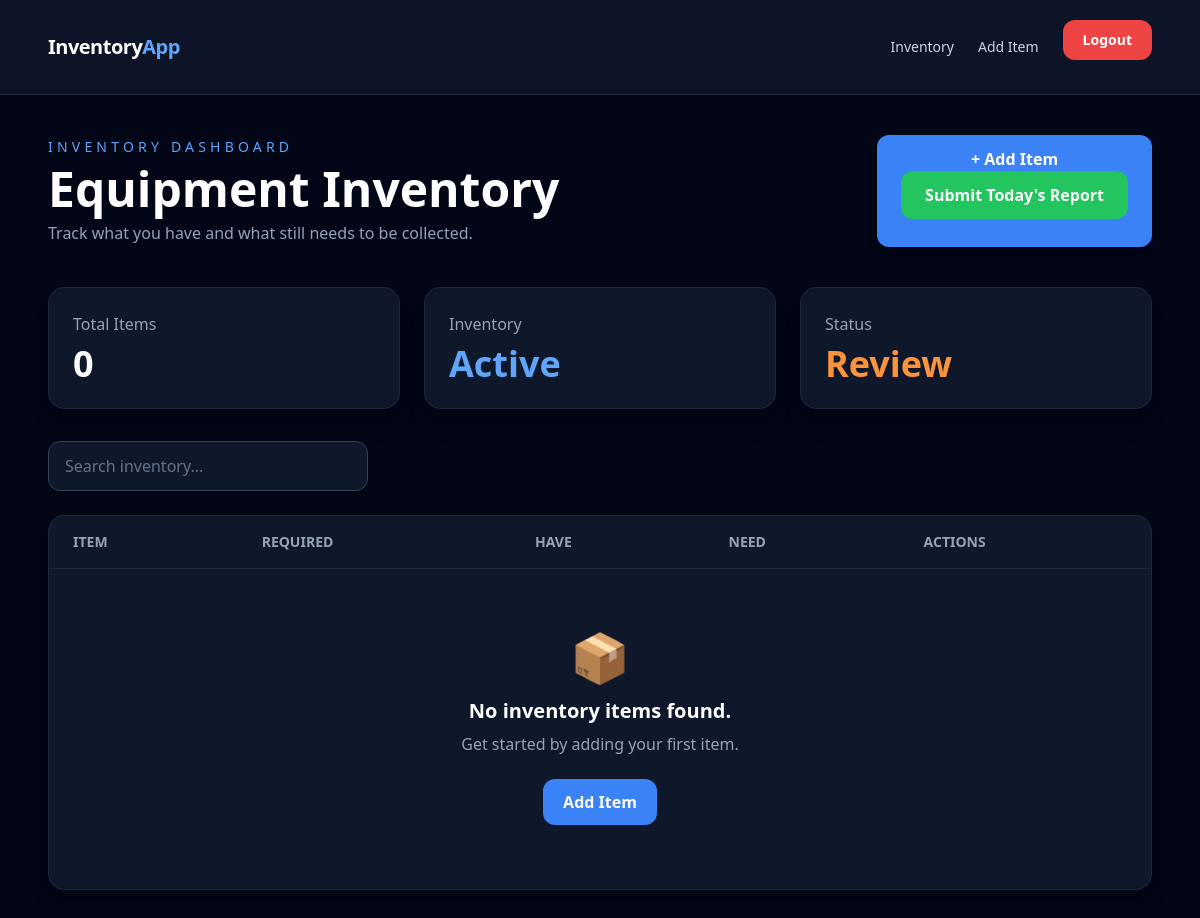
The page /inventory/ (signed in) on the database as committed earlier.
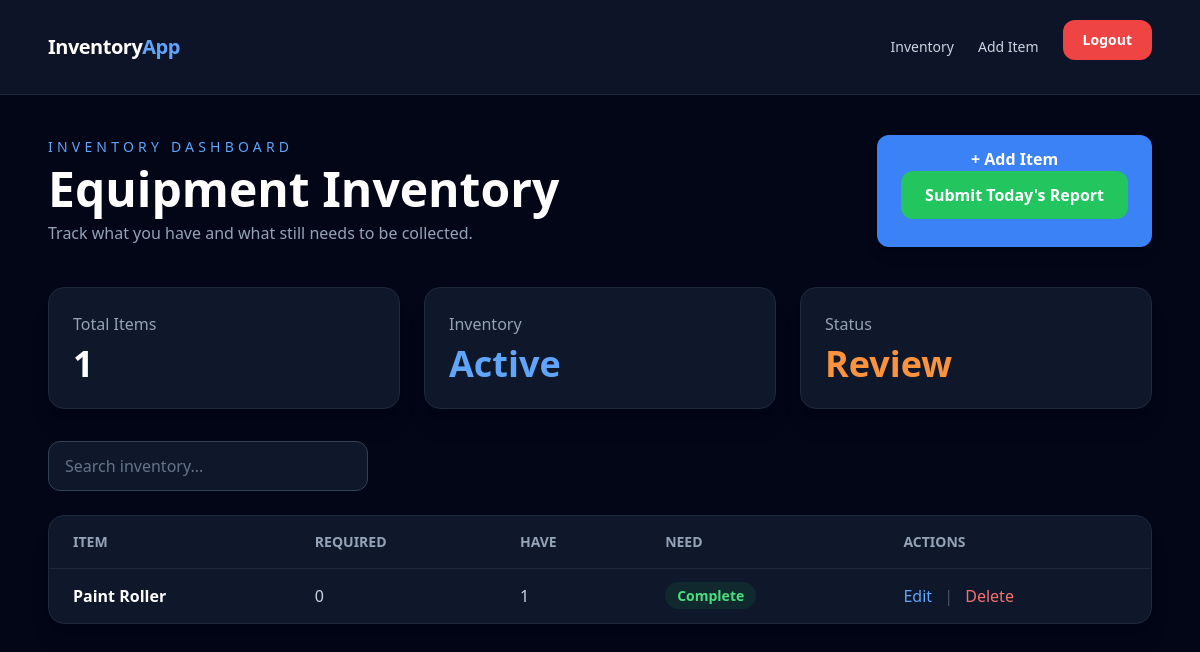
The same page on the database as committed later.
### inventory/models.py (models this page shows, shortened)
class InventoryItem(models.Model):
    item_name = models.CharField(max_length=100)
    quantity_required = models.PositiveIntegerField(default=0)
    quantity_have = models.PositiveIntegerField(default=0)
    @property
    def quantity_needed(self):
        return max(0, self.quantity_required - self.quantity_have)

### inventory/views.py (the view)
# urls.py: path("", views.inventory_list, name="inventory_list"),
@login_required
def inventory_list(request):
    items = InventoryItem.objects.all()
    return render(request, "inventory/inventory_list.html", {"items": items})

### templates/inventory/inventory_list.html (shortened to what this page needs)
{% extends "base.html" %}
{% block content %}
<section class="mb-10 flex flex-col gap-6 md:flex-row md:items-center md:justify-between">
    <div>
        <p class="text-sm uppercase tracking-[0.3em] text-blue-400">
            Inventory Dashboard
        </p>
        <h1 class="mt-2 text-5xl font-bold text-white">
            Equipment Inventory
        </h1>
        <p class="mt-2 text-slate-400">
            Track what you have and what still needs to be collected.
        </p>
    </div>
    <a href="{% url 'inventory_create' %}"
       class="rounded-xl bg-blue-500 px-6 py-3 text-center font-semibold text-white shadow-lg hover:bg-blue-600">
        + Add Item
        <form method="post" action="{% url 'submit_daily_report' %}">
            <button type="submit"
                    class="rounded-xl bg-green-500 px-6 py-3 font-semibold text-white transition hover:bg-green-600">
                Submit Today's Report
            </button>
        </form>
    </a>
</section>
<section class="mb-8 grid gap-6 md:grid-cols-3">
    <div class="rounded-2xl border border-slate-800 bg-slate-900 p-6 shadow-xl">
        <p class="text-slate-400">Total Items</p>
        <h2 class="mt-2 text-4xl font-bold text-white">
            {{ items|length }}
        </h2>
    </div>
    <div class="rounded-2xl border border-slate-800 bg-slate-900 p-6 shadow-xl">
        <p class="text-slate-400">Inventory</p>
        <h2 class="mt-2 text-4xl font-bold text-blue-400">
            Active
        </h2>
    </div>
    <div class="rounded-2xl border border-slate-800 bg-slate-900 p-6 shadow-xl">
        <p class="text-slate-400">Status</p>
        <h2 class="mt-2 text-4xl font-bold text-orange-400">
            Review
        </h2>
    </div>
</section>
<section class="mb-6">
    <input
        type="text"
        placeholder="Search inventory..."
        class="w-full rounded-xl border border-slate-700 bg-slate-900 px-4 py-3 text-white placeholder-slate-500 focus:border-blue-500 focus:outline-none md:w-80">
</section>
<section class="rounded-2xl border border-slate-800 bg-slate-900 shadow-xl">
    <div class="overflow-x-auto">
        <table class="w-full text-left">
            <thead class="border-b border-slate-800 text-sm uppercase text-slate-400">
                <tr>
                    <th class="px-6 py-4">Item</th>
                    <th class="px-6 py-4">Required</th>
                    <th class="px-6 py-4">Have</th>
                    <th class="px-6 py-4">Need</th>
                    <th class="px-6 py-4">Actions</th>
                </tr>
            </thead>
            <tbody class="divide-y divide-slate-800">
                {% for item in items %}
                <tr class="hover:bg-slate-800/60">
                    <td class="px-6 py-4 font-semibold text-white">
                        {{ item.item_name }}
                    </td>
                    <td class="px-6 py-4 text-slate-300">
                        {{ item.quantity_required }}
                    </td>
                    <td class="px-6 py-4 text-slate-300">
                        {{ item.quantity_have }}
                    </td>
                    <td class="px-6 py-4">
                        {% if item.quantity_needed == 0 %}
                            <span class="rounded-full bg-green-500/10 px-3 py-1 text-sm font-semibold text-green-400">
                                Complete
                            </span>
                        {% else %}
                            <span class="rounded-full bg-orange-500/10 px-3 py-1 text-sm font-semibold text-orange-400">
                                Need {{ item.quantity_needed }}
                            </span>
                        {% endif %}
                    </td>
                    <td class="px-6 py-4">
                        <a class="text-blue-400 hover:text-blue-300"
                           href="{% url 'inventory_update' item.pk %}">
                            Edit
                        </a>
                        <span class="mx-2 text-slate-600">|</span>
                        <a class="text-red-400 hover:text-red-300"
                           href="{% url 'inventory_delete' item.pk %}">
                            Delete
                        </a>
                    </td>
                </tr>
                {% empty %}
                <tr>
                    <td colspan="5" class="px-6 py-16 text-center">
                        <div class="flex flex-col items-center">
                            <div class="mb-4 text-5xl">📦</div>
                            <h2 class="text-xl font-semibold text-white">
                                No inventory items found.
                            </h2>
                            <p class="mt-2 text-slate-400">
                                Get started by adding your first item.
                            </p>
                            <a href="{% url 'inventory_create' %}"
                               class="mt-6 rounded-xl bg-blue-500 px-5 py-3 font-semibold text-white hover:bg-blue-600">
                                Add Item
                            </a>
                        </div>
                    </td>
                </tr>
                {% endfor %}
            </tbody>
        </table>
    </div>
</section>
{% endblock %}

### templates/base.html (shortened to what this page needs)
<html lang="en">
<head>
    <script src="https://cdn.tailwindcss.com"></script>
</head>
<body class="min-h-screen bg-slate-950 text-slate-100">
    <nav class="sticky top-0 z-50 border-b border-slate-800 bg-slate-900/90 backdrop-blur">
        <div class="mx-auto flex max-w-6xl items-center justify-between px-6 py-5">
            <a href="{% url 'home' %}" class="text-xl font-bold tracking-tight text-white">
                Inventory<span class="text-blue-400">App</span>
            </a>
            <div class="flex items-center gap-6 text-sm font-medium">
                {% if user.is_authenticated %}
                    <a href="{% url 'inventory_list' %}"
                    class="text-slate-300 transition hover:text-white">
                        Inventory
                    </a>
                    <a href="{% url 'inventory_create' %}"
                    class="text-slate-300 transition hover:text-white">
                        Add Item
                    </a>
                    <form method="post" action="{% url 'logout' %}">
                        <button type="submit"
                                class="rounded-xl bg-red-500 px-5 py-2.5 font-semibold text-white transition hover:bg-red-600">
                            Logout
                        </button>
                    </form>
                {% endif %}
            </div>
        </div>
    </nav>
    <main class="mx-auto max-w-6xl px-6 py-10">
        {% block content %}{% endblock %}
    </main>
</body>
</html>

Rows that differ between the two databases and show on the page:
added InventoryItem: item_name "Paint Roller", quantity_required "0", quantity_have "1", shows "Complete"
Other text that changed with them:
{{ items|length }}: "0" → "1"
text no longer shown: "📦 No inventory items found. Get started by adding your first item. Add Item"
